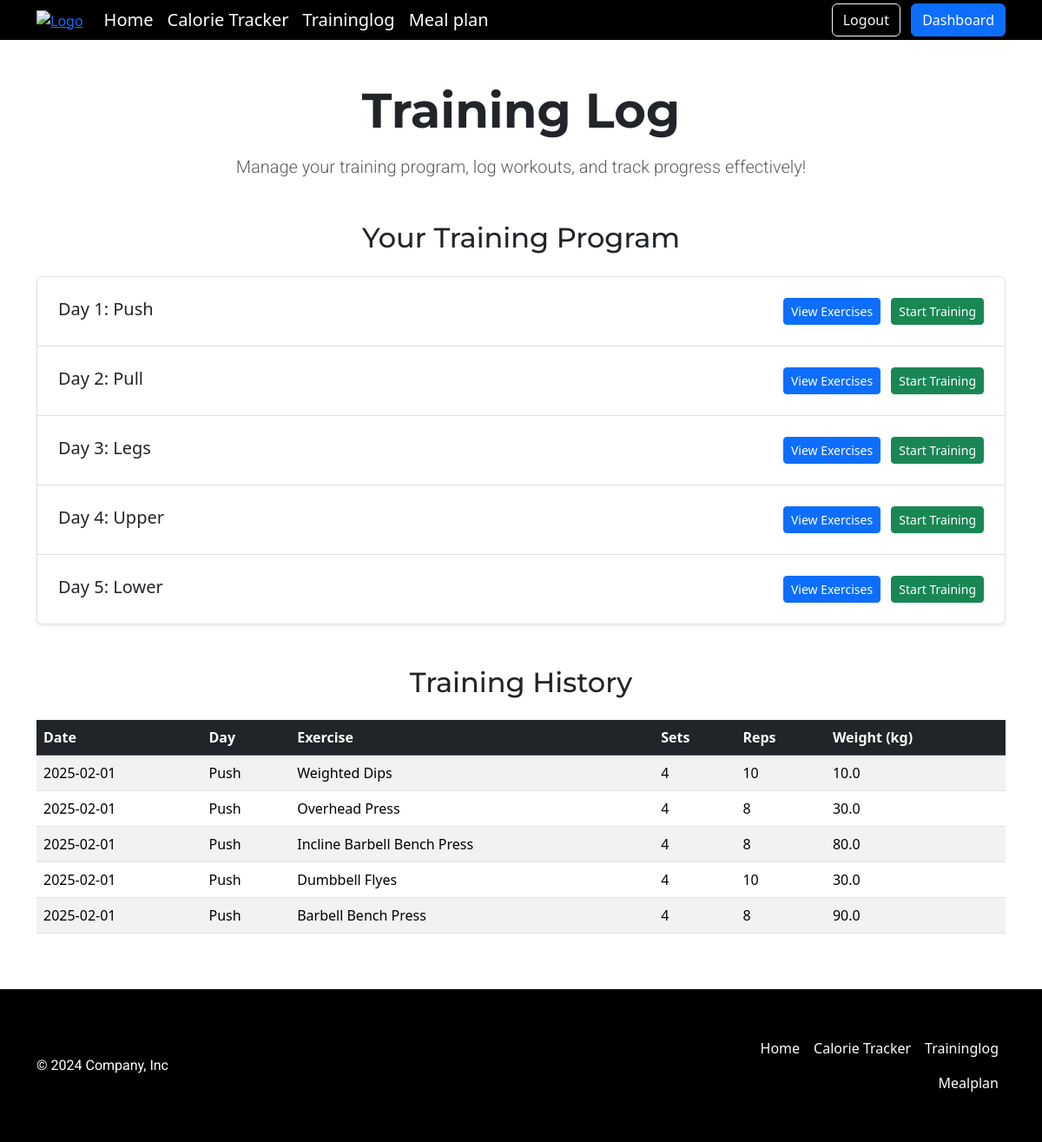
The page /traininglog (signed in) on the database its author committed.
### tables this page shows
CREATE TABLE program_days (
id INTEGER PRIMARY KEY AUTOINCREMENT,
program_id INTEGER NOT NULL,
day_number INTEGER NOT NULL, 
day_name TEXT NOT NULL, 
FOREIGN KEY (program_id) REFERENCES training_programs(id) ON DELETE CASCADE
);

CREATE TABLE TrainingLogs (
    id INTEGER PRIMARY KEY AUTOINCREMENT,
    user_id INTEGER NOT NULL,
    date TEXT NOT NULL,
    day_id INTEGER NOT NULL,
    day_name TEXT NOT NULL,
    exercise_name TEXT NOT NULL,
    sets INTEGER NOT NULL,
    reps TEXT NOT NULL,
    weight REAL NOT NULL,
    FOREIGN KEY (user_id) REFERENCES users(id) ON DELETE CASCADE,
    FOREIGN KEY (day_id) REFERENCES program_days(id) ON DELETE CASCADE
);

### app.py (the view)
@app.route("/traininglog", methods=["GET", "POST"])
@login_required
def traininglog():
    user_id = session["user_id"]
    if request.method == "POST":
        day_id = request.form.get("day_id")
        session["day_id"] = day_id
        return redirect("/trainingsession")
    else:
        user_data = db.execute(
            """
            SELECT training_days, experience_level
            FROM users
            WHERE id = ?
            """,
            user_id
        )
        raw_program_data = db.execute(
            """
            SELECT
                pd.id AS day_id,
                pd.day_number,
                pd.day_name,
                pe.exercise_name,
                pe.sets,
                pe.reps,
                COALESCE(ls.last_weight, pe.weight) AS weight
            FROM
                training_programs tp
            JOIN
                program_days pd ON tp.id = pd.program_id
            JOIN
                program_exercises pe ON pd.id = pe.day_id
            LEFT JOIN LastSession ls
                ON pe.exercise_name = ls.exercise_name
                AND ls.user_id = ?
                AND ls.day_id = pd.id
            WHERE
                tp.days_per_week = ? AND
                tp.experience_level = ?
            ORDER BY
                pd.day_number, pe.exercise_name
            """,
            user_id, user_data[0]["training_days"], user_data[0]["experience_level"]
        )
        program_data = {}
        for row in raw_program_data:
            day_number = row["day_number"]
            if day_number not in program_data:
                program_data[day_number] = {
                    "day_id": row["day_id"],
                    "day_name": row["day_name"],
                    "exercises": []
                }
            program_data[day_number]["exercises"].append({
                "exercise_name": row["exercise_name"],
                "sets": row["sets"],
                "reps": row["reps"],
                "weight": row["weight"]
            })
        training_history = db.execute(
            """
            SELECT date, day_name, exercise_name, sets, reps, weight
            FROM TrainingLogs
            WHERE user_id = ? AND date >= DATE('now', '-7 days')
            ORDER BY DATE(date) DESC, id DESC
            """,
            user_id
        )
        return render_template("traininglog.html", program_data=program_data, training_history=training_history)

### app.py (called while the page is built)
def login_required(f):
    @wraps(f)
    def decorated_function(*args, **kwargs):
        if session.get("user_id") is None:
            return redirect("/login")
        return f(*args, **kwargs)
    return decorated_function

@app.after_request
def after_request(response):
    response.headers["Cache-Control"] = "no-cache, no-store, must-revalidate"
    response.headers["Expires"] = 0
    response.headers["Pragma"] = "no-cache"
    return response

### templates/traininglog.html (shortened to what this page needs)
{% extends "layout.html" %}
{% block main %}
<div class="container my-5 text-center">
    <h1 class="display-4 mb-3 fw-bold">Training Log</h1>
    <p class="lead text-muted">Manage your training program, log workouts, and track progress effectively!</p>
</div>
<div class="container my-5">
    <h2 class="text-center mb-4">Your Training Program</h2>
    <div class="list-group">
        {% for day_number, day_data in program_data.items() %}
        <div class="list-group-item p-4 shadow-sm">
            <div class="d-flex justify-content-between align-items-center">
                <div>
                    <h5 class="mb-1">Day {{ day_number }}: {{ day_data.day_name }}</h5>
                </div>
                <div>
                    <button class="btn btn-primary btn-sm text-white me-2" type="button" data-bs-toggle="collapse" data-bs-target="#day-{{ day_number }}">
                        View Exercises
                    </button>
                    <form action="/traininglog" method="POST" class="d-inline">
                        <button type="submit" class="btn btn-sm btn-success">Start Training</button>
                    </form>
                </div>
            </div>
        </div>
        {% endfor %}
    </div>
</div>
<div class="container my-5">
    <h2 class="text-center mb-4">Training History</h2>
    <div class="table-responsive">
        <table class="table table-striped">
            <thead class="table-dark">
                <tr>
                    <th>Date</th>
                    <th>Day</th>
                    <th>Exercise</th>
                    <th>Sets</th>
                    <th>Reps</th>
                    <th>Weight (kg)</th>
                </tr>
            </thead>
            <tbody>
                {% if training_history %}
                    {% for log in training_history %}
                    <tr>
                        <td>{{ log.date }}</td>
                        <td>{{ log.day_name }}</td>
                        <td>{{ log.exercise_name }}</td>
                        <td>{{ log.sets }}</td>
                        <td>{{ log.reps }}</td>
                        <td>{{ log.weight }}</td>
                    </tr>
                    {% endfor %}
                {% else %}
                    <tr>
                        <td colspan="6" class="text-center">No training history available.</td>
                    </tr>
                {% endif %}
            </tbody>
        </table>
    </div>
</div>
{% endblock %}

### static/styles.css (style rules this page uses)
h1, h2, h3 { font-family: 'Montserrat', sans-serif !important; }
p { font-family: 'Roboto', sans-serif !important; }

### rows shown on the page
program_days: day_name "Push"
program_days: day_name "Pull"
program_days: day_name "Legs"
program_days: day_name "Upper"
program_days: day_name "Lower"
TrainingLogs: date "2025-02-01", day_name "Push", exercise_name "Weighted Dips", sets "4", reps "10", weight "10.0"
TrainingLogs: date "2025-02-01", day_name "Push", exercise_name "Overhead Press", sets "4", reps "8", weight "30.0"
TrainingLogs: date "2025-02-01", day_name "Push", exercise_name "Incline Barbell Bench Press", sets "4", reps "8", weight "80.0"
TrainingLogs: date "2025-02-01", day_name "Push", exercise_name "Dumbbell Flyes", sets "4", reps "10", weight "30.0"
TrainingLogs: date "2025-02-01", day_name "Push", exercise_name "Barbell Bench Press", sets "4", reps "8", weight "90.0"

### other values the page prints
{{ day_number }} "1" "2" "3" "4" "5"
